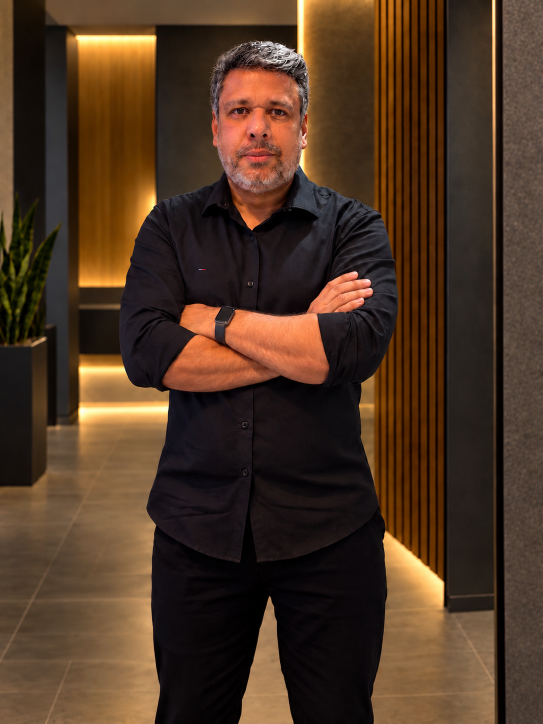
#> input picture ferramentas/foto.png, 1086 x 1448 px (shown at 1/2 size)
$ python final.py
#> lines starting #> are read from the running program, lines starting #| are printed output that depends on the picture
#> in cta_carrossel, `im = Image.new("RGB", (W, H), BG)`: im: PIL image 1080x1350 RGB; every value is 11
# Slide final (carrossel) e card final (Reel) com a foto do Gerson e @gersononovo + bandeira
import os
from PIL import Image, ImageDraw, ImageFont, ImageFilter

F = "/usr/share/fonts/opentype/inter/Inter-%s.otf"
EMOJI = "/usr/share/fonts/truetype/noto/NotoColorEmoji.ttf"
BG, RED, YEL, WHITE, GREY = "#0B0B0B", "#E63946", "#FFD400", "#FFFFFF", "#9A9A9A"
HANDLE = "@gersononovo"
FOTO = os.path.join(os.path.dirname(os.path.abspath(__file__)), "foto.png")

def font(w, s): return ImageFont.truetype(F % w, s)

def flag(size=109):
    """Bandeira do Brasil via Noto Color Emoji (tamanho fixo 109, redimensionada depois)."""
    f = ImageFont.truetype(EMOJI, 109)
    im = Image.new("RGBA", (140, 140), (0, 0, 0, 0))
    ImageDraw.Draw(im).text((0, 0), "\U0001F1E7\U0001F1F7", font=f, embedded_color=True)
    bbox = im.getbbox(); im = im.crop(bbox)
    return im.resize((size, int(size * im.height / im.width)), Image.LANCZOS)

def photo_panel(W, H, side="right", width_frac=0.52, fade=260):
    """Foto recortada ocupando a altura toda, com esfumado para o preto do lado do texto."""
#> called with W = 1080, H = 1350, side = 'right', width_frac = 0.55, fade = 300
    ph = Image.open(FOTO).convert("RGB")
#> ph is the input picture: PIL image 1086x1448 RGB; mean R, G, B 77.3, 53.7, 35.5
    pw = int(W * width_frac)
    scale = H / ph.height
#> scale = 0.932
    ph = ph.resize((int(ph.width * scale), H), Image.LANCZOS)
#> ph: PIL image 1012x1350 RGB
    # recorte centralizado no rosto/torso (leve deslocamento para a esquerda da foto)
    left = max(0, int(ph.width * 0.5 - pw * 0.5))
#> left = 209
    ph = ph.crop((left, 0, left + pw, H))
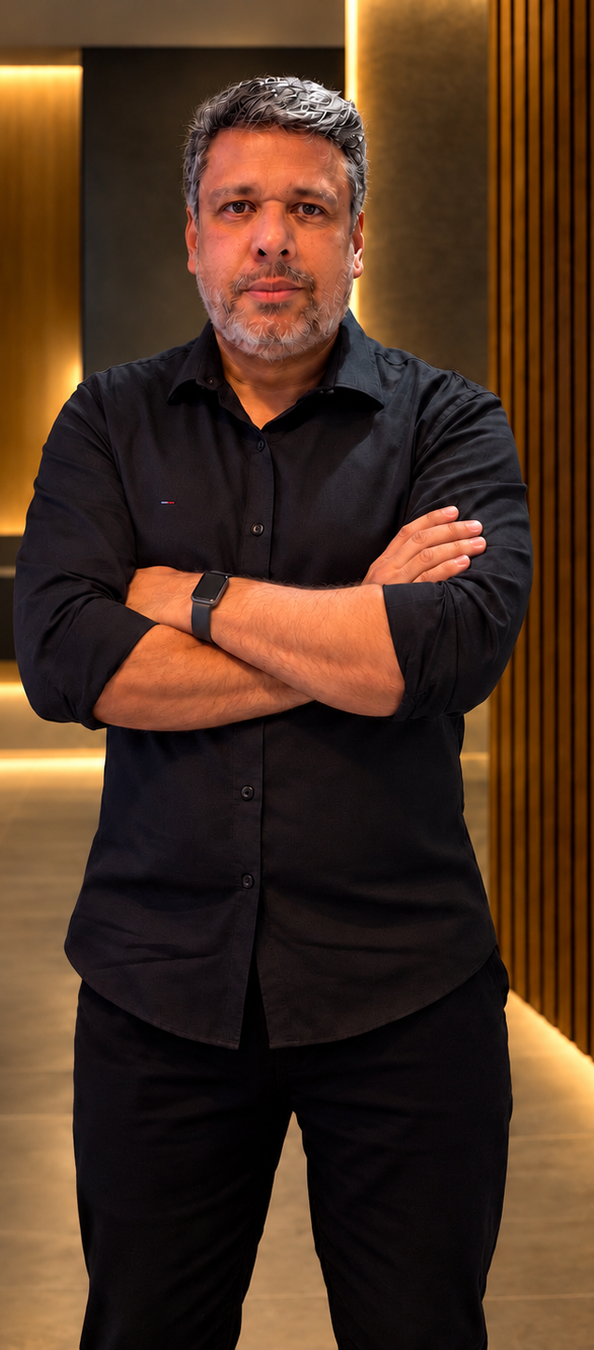
#> ph: PIL image 594x1350 RGB; mean R, G, B 76.7, 50.1, 32.4
    mask = Image.new("L", (pw, H), 255)
#> mask: PIL image 594x1350 L; every value is 255
    md = ImageDraw.Draw(mask)
    for i in range(fade):
        a = int(255 * i / fade)
        x = i if side == "right" else pw - 1 - i
        md.line([(x, 0), (x, H)], fill=a)
    return ph, mask, pw

def handle_line(d, im, x, y, size, color=YEL):
    f = font("Black", size); d.text((x, y), HANDLE, font=f, fill=color)
    w = d.textlength(HANDLE, font=f)
    fl = flag(int(size * 0.95))
    im.paste(fl, (int(x + w + size * 0.25), int(y + size * 0.12)), fl)

def cta_carrossel(W=1080, H=1350):
    im = Image.new("RGB", (W, H), BG)
    ph, mask, pw = photo_panel(W, H, "right", 0.55, 300)
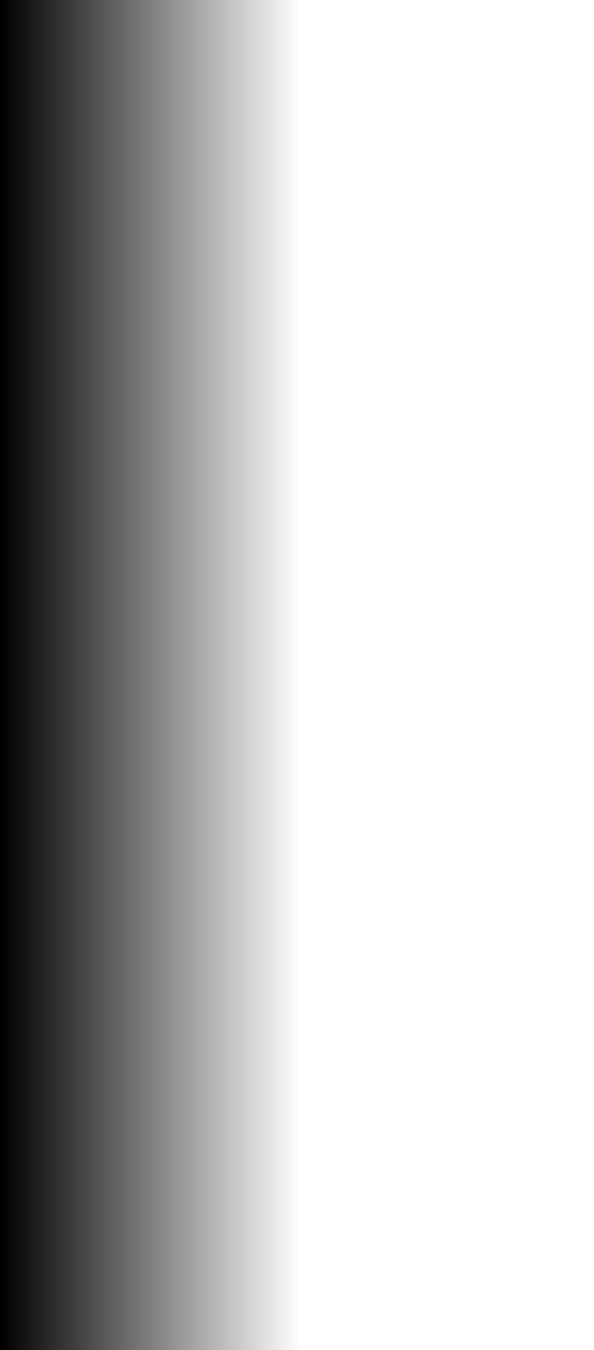
#> mask: PIL image 594x1350 L; min 0, max 255, mean 190.2
#> pw = 594
    im.paste(ph, (W - pw, 0), mask)
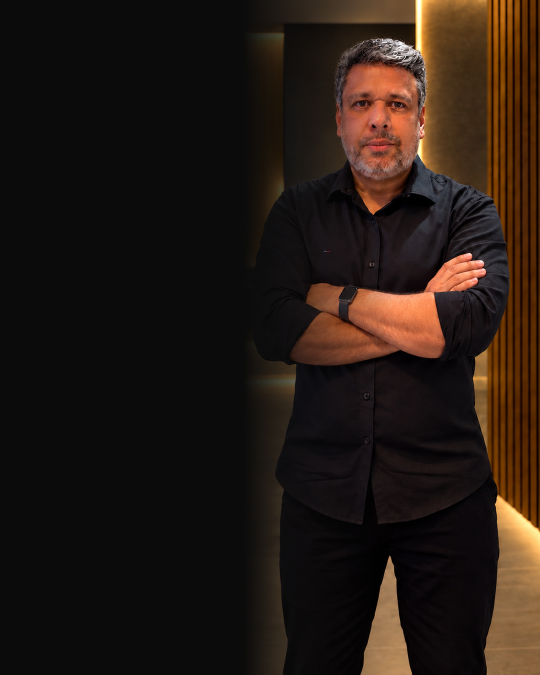
#> im: PIL image 1080x1350 RGB (shown at 1/2 size); mean R, G, B 36.4, 25.5, 18.8
    d = ImageDraw.Draw(im)
    d.rectangle([0, 0, 18, H], fill=RED)
    # tag
    f = font("ExtraBold", 34); t = "PONTO DE VISTA"; w = d.textlength(t, font=f)
#> after `w = d.textlength(t, font=f)`: w = 287
    d.rectangle([80, 110, 80 + w + 40, 170], fill=YEL); d.text((100, 120), t, font=f, fill=BG)
    # texto
    y = 330
    for line in ["Concorda", "ou", "discorda?"]:
        d.text((80, y), line, font=font("Black", 92), fill=WHITE); y += 100
#> after the loop, y = 630
    y += 30
#> y = 660
    for line in ["Deixa seu ponto", "de vista nos", "comentários."]:
        d.text((80, y), line, font=font("SemiBold", 44), fill=GREY); y += 54
#> this loop made 3 passes
#> y on passes 1 to 3: 714, 768, 822
#> after the loop, y = 822
    # handle + bandeira
    handle_line(d, im, 80, 980, 64)
#> in flag, `im = Image.new("RGBA", (140, 140), (0, 0, 0, 0))`: im: PIL image 140x140 RGBA; every value is 0
#> in flag, `bbox = im.getbbox()`: bbox = (5, 25, 125, 121)
    d.text((80, 1070), "Siga e compartilhe", font=font("SemiBold", 34), fill=WHITE)
    d.text((80, H - 110), "Gerson Santos  |  Executivo na Área da Saúde", font=font("Medium", 26), fill=GREY)
    return im

def cta_reel(W=1080, H=1920):
#> called with W = 1080, H = 1920
    im = Image.new("RGB", (W, H), BG)
#> im: PIL image 1080x1920 RGB; every value is 11
    # foto no topo, com esfumado para baixo
    ph = Image.open(FOTO).convert("RGB")
    scale = W / ph.width
#> scale = 0.994
    ph = ph.resize((W, int(ph.height * scale)), Image.LANCZOS)
#> ph: PIL image 1080x1440 RGB
    ph = ph.crop((0, 0, W, min(ph.height, 1150)))
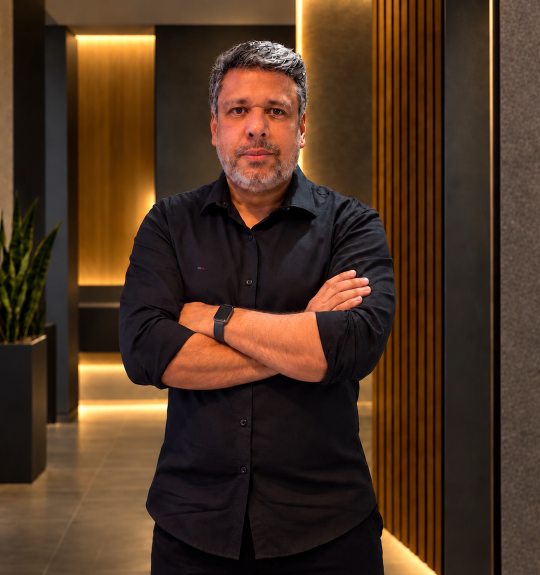
#> ph: PIL image 1080x1150 RGB (shown at 1/2 size); mean R, G, B 76.2, 51.8, 33.5
    mask = Image.new("L", ph.size, 255); md = ImageDraw.Draw(mask)
#> after `mask = Image.new('L', ph.size, 255)`: mask: PIL image 1080x1150 L; every value is 255
    fade = 380
    for i in range(fade):
        a = int(255 * (1 - i / fade)); yy = ph.height - fade + i
        md.line([(0, yy), (W, yy)], fill=a)
    im.paste(ph, (0, 0), mask)
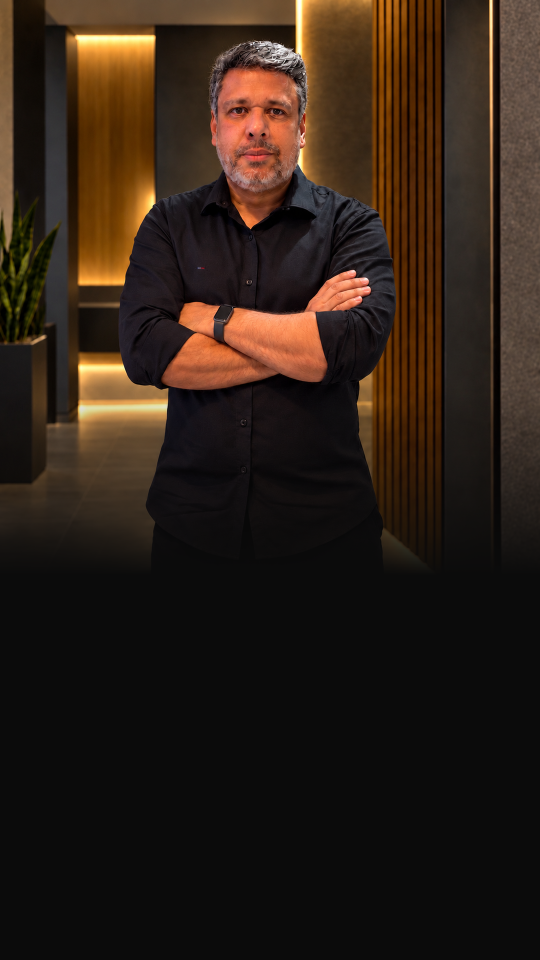
#> im: PIL image 1080x1920 RGB (shown at 1/2 size); mean R, G, B 44.9, 31.9, 22.3
    d = ImageDraw.Draw(im)
    d.rectangle([0, 0, 18, H], fill=RED)
    f = font("ExtraBold", 34); t = "PONTO DE VISTA"; w = d.textlength(t, font=f)
#> after `w = d.textlength(t, font=f)`: w = 287
    d.rectangle([80, 120, 80 + w + 40, 180], fill=YEL); d.text((100, 130), t, font=f, fill=BG)
    d.text((80, 1130), "Concorda?", font=font("Black", 110), fill=WHITE)
    d.text((80, 1250), "Comenta aqui.", font=font("Black", 110), fill=YEL)
    handle_line(d, im, 80, 1440, 72)
#> call 2 of flag, with size = 68
#> in flag (call 2), `return im.resize((size, int(size * im.height / im.width)), Image.LANCZ..`:
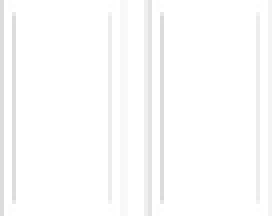
#> returned value: PIL image 68x54 RGBA (shown 4 times larger); mean R, G, B, A 110.5, 110.5, 110.5, 74.3; transparent parts drawn white
    d.text((80, 1545), "Siga e compartilhe", font=font("SemiBold", 36), fill=WHITE)
    d.text((80, H - 130), "Gerson Santos  |  Executivo na Área da Saúde", font=font("Medium", 28), fill=GREY)
    return im

if __name__ == "__main__":
    cta_carrossel().save("/home/claude/ig_agent/out/cta_prev.png")
    cta_reel().save("/home/claude/ig_agent/out/ctareel_prev.png")
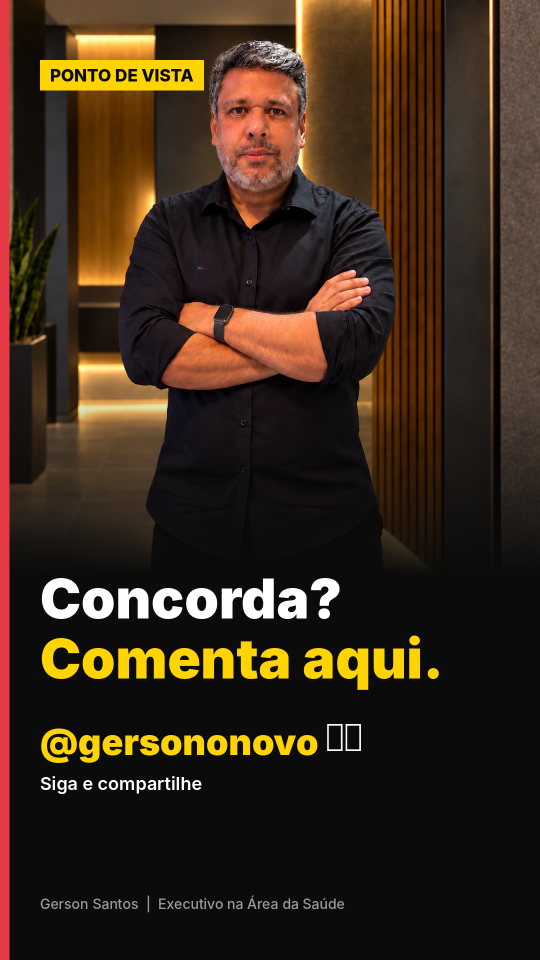
#> saved as ctareel_prev.png: PIL image 1080x1920 RGB (shown at 1/2 size); mean R, G, B 58.3, 41.5, 26.3
    print("ok")
